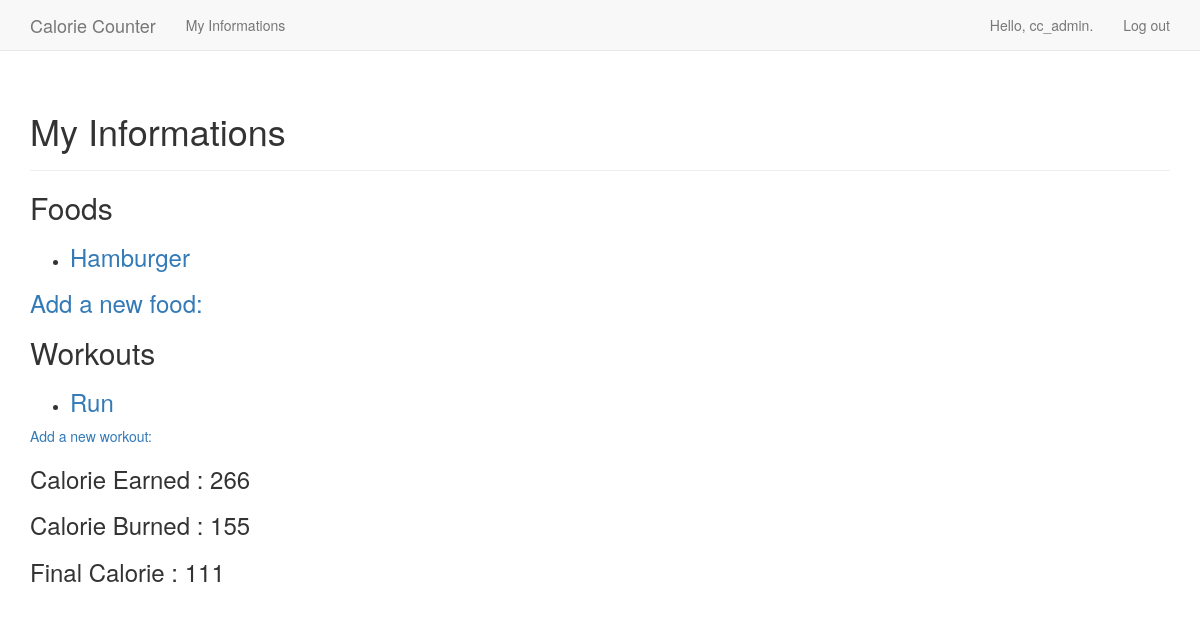
Before: /myInfo/ (signed in) with the older database file.
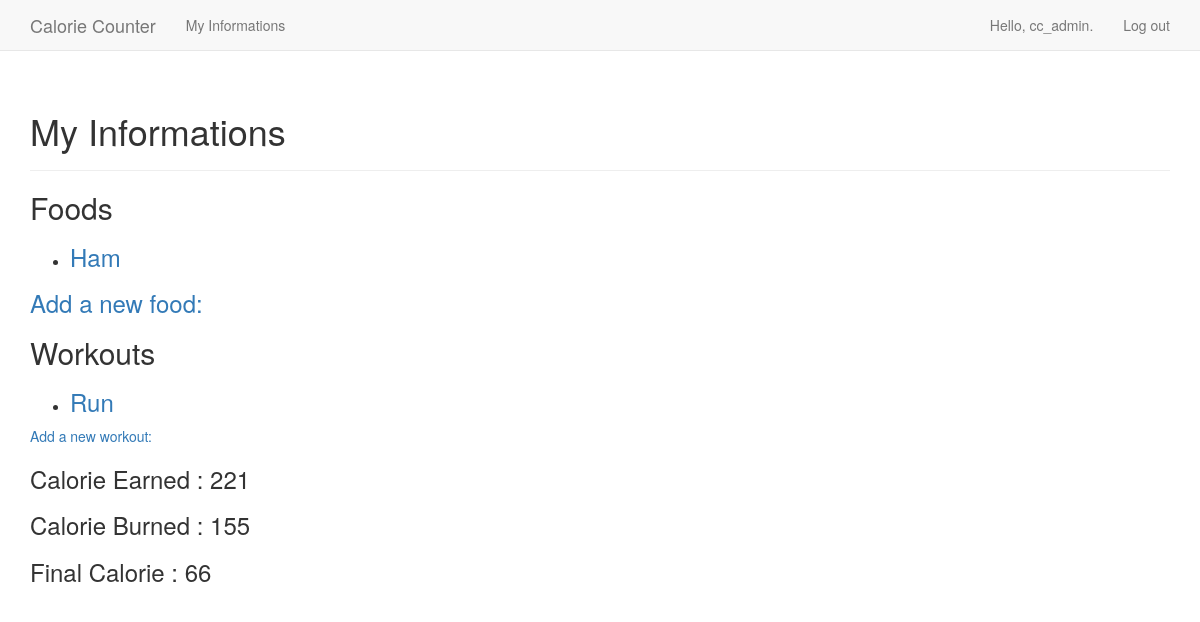
After: the same page with the newer database file.
### calorie_counter_app/models.py (models this page shows)
class Food(models.Model):
    name = models.CharField(max_length=200)
    calories = models.PositiveIntegerField()
    carbohydrates = models.PositiveIntegerField()
    cholestrol = models.PositiveIntegerField()
    fat = models.PositiveIntegerField()
    fiber = models.PositiveIntegerField()
    protein = models.PositiveIntegerField()
    saturated_fat = models.PositiveIntegerField()
    date_added = models.DateTimeField(auto_now_add=True)
    owner = models.ForeignKey(User , on_delete = models.CASCADE)
    def __str__(self):
        return self.name

class Workout(models.Model):
    name = models.CharField(max_length=200)
    time = models.PositiveIntegerField()
    calories_burned = models.PositiveIntegerField()
    date_added = models.DateTimeField(auto_now_add=True)
    owner = models.ForeignKey(User , on_delete = models.CASCADE)
    def __str__(self):
        return self.name

### calorie_counter_app/views.py (the view)
# urls.py: url(r'^myInfo/$' , views.myInfo , name='myInfo'),
@login_required
def myInfo(request):
    foods = Food.objects.filter(owner= request.user).order_by('date_added')
    workouts = Workout.objects.filter(owner = request.user).order_by('date_added')
    caloriesEating = 0
    calorieBurned = 0
    for food in foods:
        caloriesEating = caloriesEating + food.calories
    for workout in workouts:
        calorieBurned = calorieBurned + workout.calories_burned
    final_calorie = caloriesEating - calorieBurned
    context = {'foods' : foods , 'workouts' : workouts , 'calorieEating' : caloriesEating , 'calorieBurned' : calorieBurned , 'final_calorie' : final_calorie}
    return render(request , 'calorie_counter_app/myInfo.html' , context)

### calorie_counter_app/templates/calorie_counter_app/myInfo.html
{% extends "calorie_counter_app/base.html" %}
{% block header %}
    <h1>My Informations</h1>
{% endblock header %}
{% block content %}
    <h2>Foods</h2>
    <ul>
        {% for food in foods %}
            <li><h3><a href="{% url 'calorie_counter_app:food' food.id %}">{{ food }}</a></h3></li>
        {% empty %}
            <li>No foods have been added yet.</li>
        {% endfor %}
    </ul>
    <h3><a href="{% url 'calorie_counter_app:new_food' %}">Add a new food:</a></h3>
    <h2>Workouts</h2>
    <ul>
        {% for workout in workouts %}
            <li><h3><a href="{% url 'calorie_counter_app:workout' workout.id %}">{{ workout }}</a></h3></li>
        {% empty %}
            <li>No workouts have been added yet.</li>
        {% endfor %}
    </ul>
    <a href="{% url 'calorie_counter_app:new_workout' %}">Add a new workout:</a>
    <h3>Calorie Earned : {{calorieEating}}</h3>
    <h3>Calorie Burned : {{calorieBurned}}</h3>
    <h3>Final Calorie : {{final_calorie}}</h3>
{% endblock content %}

### calorie_counter_app/templates/calorie_counter_app/base.html (shortened to what this page needs)
{% load bootstrap3 %}
<!DOCTYPE html>
<html lang="en">
    <head>
        {% bootstrap_css %}
    </head>
    <body>
        <nav class="navbar navbar-default navbar-static-top">
            <div class="container">
                <div class="navbar-header">
                    <a class="navbar-brand" href="{% url 'calorie_counter_app:index' %}">
                        Calorie Counter</a>
                </div>
                <div id="navbar" class="navbar-collapse collapse">
                    <ul class="nav navbar-nav">
                        <li><a href="{% url 'calorie_counter_app:myInfo' %}">My Informations</a></li>
                    </ul>
                    <ul class="nav navbar-nav navbar-right">
                        {% if user.is_authenticated %}
                            <li><a>Hello, {{ user.username }}.</a></li>
                            <li><a href="{% url 'users:logout' %}">Log out</a></li>
                        {% else %}
                            <li><a href="{% url 'users:register' %}">Register</a></li>
                            <li><a href="{% url 'users:login' %}">Log in</a></li>
                        {% endif %}
                    </ul>
                </div>
            </div>
        </nav>
        <div class="container">
            <div class="page-header">
                {% block header %}{% endblock header %}
            </div>
            <div>
                {% block content %}{% endblock content %}
            </div>
        </div>
    </body>
</html>

Changed rows visible on the page:
removed Food: name "Hamburger"
added Food: name "Ham"
Other visible differences:
{{ calorieEating }}: "266" → "221"
{{ final_calorie }}: "111" → "66"
